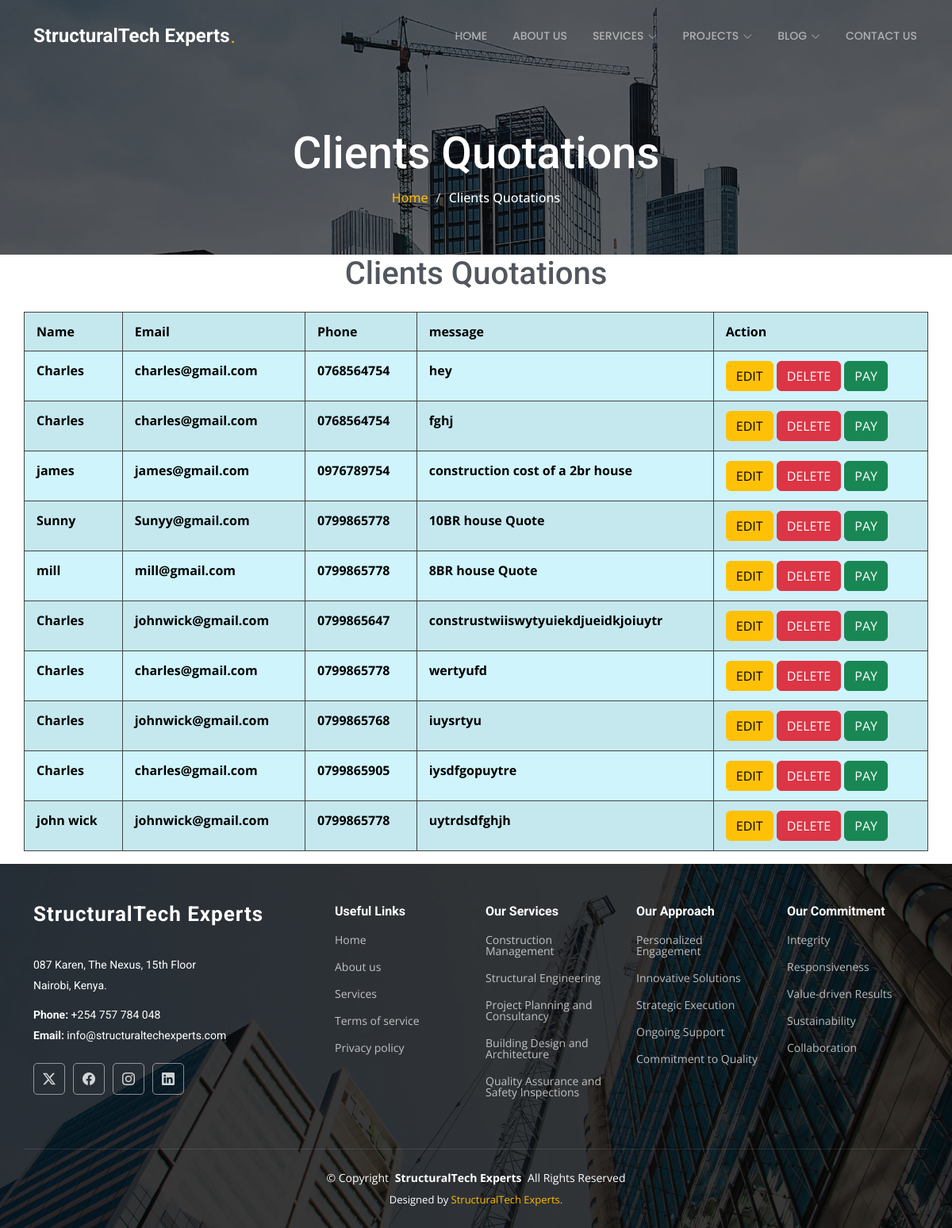
The page /quote/ on the database its author committed.
### StucturalTechExpertsapp/models.py (models this page shows, shortened)
class Quote(models.Model):
    name = models.CharField(max_length=100)
    email = models.EmailField()
    phone = models.CharField(max_length=200)
    message = models.TextField()

### StucturalTechExpertsapp/views.py (the view)
# urls.py: path('quote/', views.quote, name='quote'),
def quote(request):
    Quotes = Quote.objects.all()
    return render(request, 'quote.html', {'quotes': Quotes})

### templates/quote.html
{% extends 'starter-page.html' %}
{% load static %}
{% block body %}
    <div class="page-title dark-background" style="background-image: url({% static 'assets/img/page-title-bg.jpg' %});">
      <div class="container position-relative">
        <h1>Clients Quotations</h1>
        <nav class="breadcrumbs">
          <ol>
            <li><a href="{% url 'index' %}">Home</a></li>
            <li class="current">Clients Quotations</li>
          </ol>
        </nav>
      </div>
    </div>
    <h1 class="text-center mb-4">Clients Quotations</h1>
    <table class="table-info container table table-bordered table-hover table-striped"  style="background-color: #3a3a3a; font-weight: bold;">
    <thread class="table-dark">
        <tr>
        <th style="padding: 12px 15px; border: 1px solid #444;">Name</th>
        <th style="padding: 12px 15px; border: 1px solid #444;">Email</th>
        <th style="padding: 12px 15px; border: 1px solid #444;">Phone</th>
        <th style="padding: 12px 15px; border: 1px solid #444;">message</th>
        <th style="padding: 12px 15px; border: 1px solid #444;">Action</th>
        </tr>
    </thread>
    {% for y in quotes %}
        <tr>
            <td style="padding: 12px 15px; border: 1px solid #444;">{{ y.name }}</td>
            <td style="padding: 12px 15px; border: 1px solid #444;">{{ y.email }}</td>
            <td style="padding: 12px 15px; border: 1px solid #444;">{{ y.phone }}</td>
            <td style="padding: 12px 15px; border: 1px solid #444;">{{ y.message }}</td>
            <td style="padding: 12px 15px; border: 1px solid #444;">
                <a href="/edit_quote/{{ y.id }}" class="btn btn-warning">EDIT</a>
                <a href="/delete_quote/{{ y.id }}" class="btn btn-danger">DELETE</a>
                <a href="" class="btn btn-success">PAY</a>
            </td>
        </tr>
    {% endfor %}
    </table>
{% endblock %}

### static/assets/css/main.css (style rules this page uses)
:root { --default-font: "Open Sans", system-ui, -apple-system, "Segoe UI", Roboto, "Helvetica Neue", Arial, "Noto Sans", "Liberation Sans", sans-serif, "Apple Color Emoji", "Segoe UI Emoji", "Segoe UI Symbol", "Noto Color Emoji"; --heading-font: "Roboto", sans-serif; --nav-font: "Poppins", sans-serif; }
:root { --background-color: #ffffff; --default-color: #364d59; --heading-color: #52565e; --accent-color: #feb900; --surface-color: #ffffff; --contrast-color: #ffffff; }
:root { --nav-color: rgba(255, 255, 255, 0.55); --nav-hover-color: #ffffff; --nav-mobile-background-color: #ffffff; --nav-dropdown-background-color: #ffffff; --nav-dropdown-color: #212529; --nav-dropdown-hover-color: #feb900; }
.dark-background { --background-color: #060606; --default-color: #ffffff; --heading-color: #ffffff; --surface-color: #252525; --contrast-color: #ffffff; }
:root { scroll-behavior: smooth; }
body { color: var(--default-color); background-color: var(--background-color); font-family: var(--default-font); }
a { color: var(--accent-color); text-decoration: none; transition: 0.3s; }
h1, h2, h3, h4, h5, h6 { color: var(--heading-color); font-family: var(--heading-font); }
.page-title { color: var(--default-color); background-color: var(--background-color); background-size: cover; background-position: center; background-repeat: no-repeat; padding: 160px 0 60px 0; text-align: center; position: relative; }
.page-title:before { content: ""; background-color: color-mix(in srgb, var(--background-color), transparent 40%); position: absolute; inset: 0; }
.page-title h1 { font-size: 56px; font-weight: 500; margin-bottom: 10px; }
.page-title .breadcrumbs ol { display: flex; flex-wrap: wrap; list-style: none; justify-content: center; padding: 0; margin: 0; font-size: 16px; font-weight: 500; }
.page-title .breadcrumbs ol li+li { padding-left: 10px; }
.page-title .breadcrumbs ol li+li::before { content: "/"; display: inline-block; padding-right: 10px; color: color-mix(in srgb, var(--default-color), transparent 20%); }

### rows shown on the page
Quote: name "Charles", email "charles@gmail.com", phone "0768564754", message "hey"
Quote: name "Charles", email "charles@gmail.com", phone "0768564754", message "fghj"
Quote: name "james", email "james@gmail.com", phone "0976789754", message "construction cost of a 2br house"
Quote: name "Sunny", email "Sunyy@gmail.com", phone "0799865778", message "10BR house Quote"
Quote: name "mill", email "mill@gmail.com", phone "0799865778", message "8BR house Quote"
Quote: name "Charles", email "johnwick@gmail.com", phone "0799865647", message "construstwiiswytyuiekdjueidkjoiuytr"
Quote: name "Charles", email "charles@gmail.com", phone "0799865778", message "wertyufd"
Quote: name "Charles", email "johnwick@gmail.com", phone "0799865768", message "iuysrtyu"
Quote: name "Charles", email "charles@gmail.com", phone "0799865905", message "iysdfgopuytre"
Quote: name "john wick", email "johnwick@gmail.com", phone "0799865778", message "uytrdsdfghjh"
